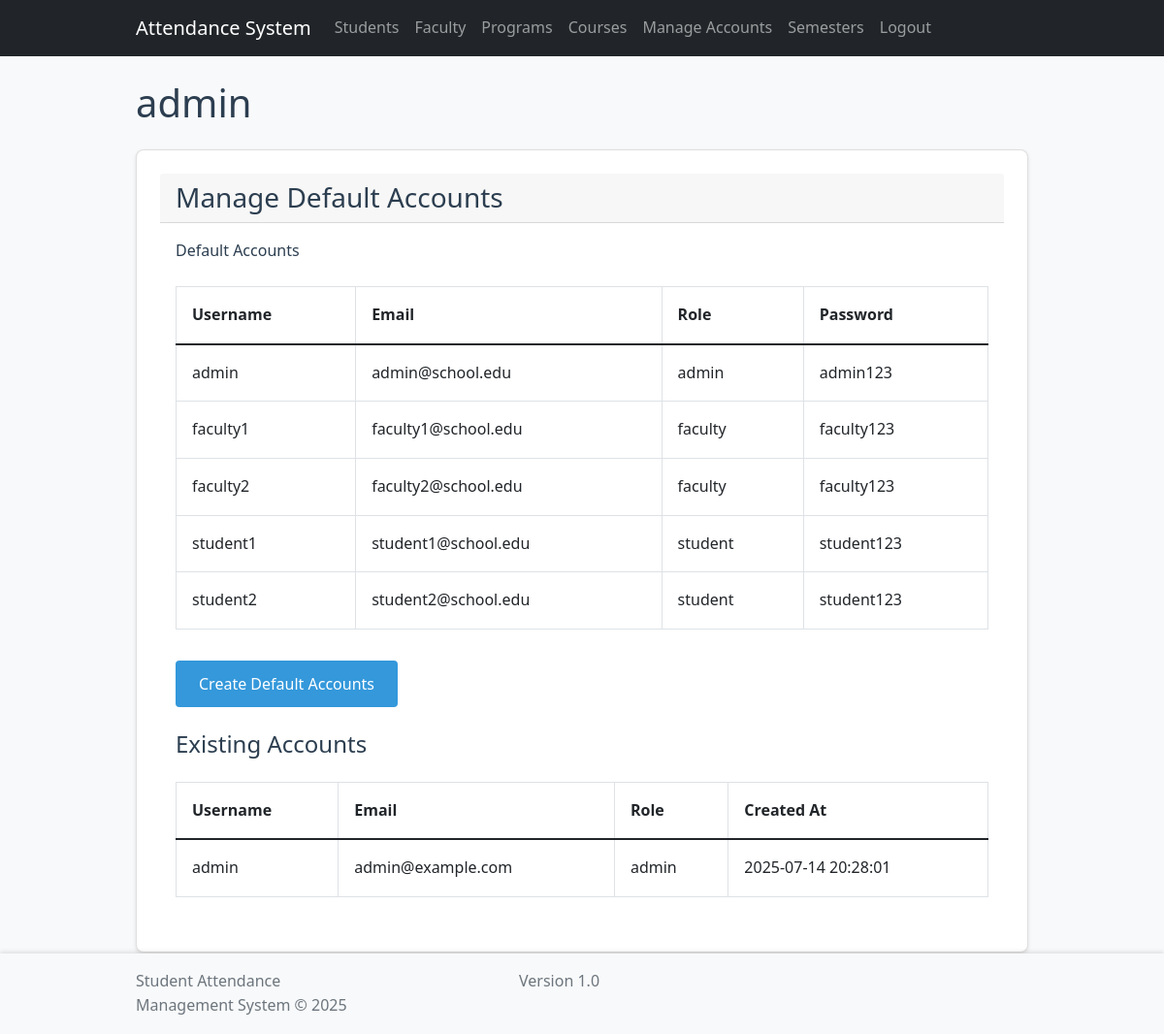
Screenshot of /add_accounts.php (signed in) with the database file from the repository.
### tables this page shows
CREATE TABLE `users` (
  `user_id` int(11) NOT NULL,
  `username` varchar(50) NOT NULL,
  `email` varchar(255) NOT NULL,
  `password` varchar(255) NOT NULL,
  `role` enum('admin','faculty','student') NOT NULL,
  `created_at` timestamp NOT NULL DEFAULT current_timestamp(),
  `updated_at` timestamp NOT NULL DEFAULT current_timestamp() ON UPDATE current_timestamp()
);

### add_accounts.php (the view, shortened to what this page needs)
<?php
$pdo = getDBConnection();
$default_accounts = [
    [
        'username' => 'admin',
        'email' => 'admin@school.edu',
        'role' => 'admin',
        'password' => 'admin123',
    ],
    [
        'username' => 'faculty1',
        'email' => 'faculty1@school.edu',
        'role' => 'faculty',
        'password' => 'faculty123',
    ],
    [
        'username' => 'faculty2',
        'email' => 'faculty2@school.edu',
        'role' => 'faculty',
        'password' => 'faculty123',
    ],
    [
        'username' => 'student1',
        'email' => 'student1@school.edu',
        'role' => 'student',
        'password' => 'student123',
    ],
    [
        'username' => 'student2',
        'email' => 'student2@school.edu',
        'role' => 'student',
        'password' => 'student123',
    ],
];
$existing_accounts = [];
try {
    $sql = "SELECT * FROM users ORDER BY role, username";
    $stmt = $pdo->prepare($sql);
    $stmt->execute();
    $existing_accounts = $stmt->fetchAll();
} catch (PDOException $e) {
    $error = 'Error fetching existing accounts: ' . $e->getMessage();
    error_log($error);
}
require_once __DIR__ . '/includes/header.php';
?>
<div class="container mt-4">
    <div class="row">
        <div class="col-md-12">
            <div class="card">
                <div class="card-header">
                    <h3 class="mb-0">Manage Default Accounts</h3>
                </div>
                <div class="card-body">
                    <form method="POST" action="">
                        <div class="mb-3">
                            <label class="form-label">Default Accounts</label>
                            <div class="table-responsive">
                                <table class="table table-bordered">
                                    <thead>
                                        <tr>
                                            <th>Username</th>
                                            <th>Email</th>
                                            <th>Role</th>
                                            <th>Password</th>
                                        </tr>
                                    </thead>
                                    <tbody>
                                        <?php foreach ($default_accounts as $account): ?>
                                            <tr>
                                                <td><?php echo htmlspecialchars($account['username']); ?></td>
                                                <td><?php echo htmlspecialchars($account['email']); ?></td>
                                                <td><?php echo htmlspecialchars($account['role']); ?></td>
                                                <td><?php echo htmlspecialchars($account['password']); ?></td>
                                            </tr>
                                        <?php endforeach; ?>
                                    </tbody>
                                </table>
                            </div>
                        </div>
                        <div class="mb-3">
                            <button type="submit" name="create_accounts" class="btn btn-primary">Create Default Accounts</button>
                        </div>
                    </form>
                    <h4 class="mt-4">Existing Accounts</h4>
                    <div class="table-responsive">
                        <table class="table table-bordered">
                            <thead>
                                <tr>
                                    <th>Username</th>
                                    <th>Email</th>
                                    <th>Role</th>
                                    <th>Created At</th>
                                </tr>
                            </thead>
                            <tbody>
                                <?php foreach ($existing_accounts as $account): ?>
                                    <tr>
                                        <td><?php echo htmlspecialchars($account['username']); ?></td>
                                        <td><?php echo htmlspecialchars($account['email']); ?></td>
                                        <td><?php echo htmlspecialchars($account['role']); ?></td>
                                        <td><?php echo htmlspecialchars($account['created_at']); ?></td>
                                    </tr>
                                <?php endforeach; ?>
                            </tbody>
                        </table>
                    </div>
                </div>
            </div>
        </div>
    </div>
</div>
<?php require_once 'includes/footer.php'; ?>

### assets/css/style.css (style rules this page uses)
:root { --primary-color: #2c3e50; --secondary-color: #3498db; --success-color: #2ecc71; --danger-color: #e74c3c; --warning-color: #f1c40f; --text-color: #2c3e50; --background-color: #f8f9fa; --card-bg: #ffffff; --border-color: #dee2e6; }
* { margin: 0; padding: 0; box-sizing: border-box; }
body { font-family: 'Segoe UI', Tahoma, Geneva, Verdana, sans-serif; line-height: 1.6; color: var(--text-color); background-color: var(--background-color); }
.container { max-width: 1200px; margin: 0 auto; padding: 0 20px; }
.card { background-color: var(--card-bg); border-radius: 8px; box-shadow: 0 2px 4px rgba(0,0,0,0.1); padding: 1.5rem; margin-bottom: 1.5rem; }
.btn { display: inline-block; padding: 0.75rem 1.5rem; border: none; border-radius: 4px; cursor: pointer; font-size: 1rem; font-weight: 500; transition: background-color 0.3s ease; }
.btn-primary { background-color: var(--secondary-color); color: white; }
.table { width: 100%; border-collapse: collapse; margin-top: 1rem; }
.table th, .table td { padding: 1rem; text-align: left; border-bottom: 1px solid var(--border-color); }
.table th { background-color: var(--card-bg); font-weight: 600; }
@media (max-width: 1200px) { .container { max-width: 960px; } }

### rows the page displays
users: username "admin", email "admin@school.edu", role "admin", password "admin123", email "admin@example.com", created_at "2025-07-14 20:28:01"

### other values shown
$_SESSION['username'] "admin"
$account['username'] "faculty1"
$account['email'] "faculty1@school.edu"
$account['role'] "faculty"
$account['password'] "faculty123"
$account['username'] "faculty2"
$account['email'] "faculty2@school.edu"
$account['username'] "student1"
$account['email'] "student1@school.edu"
$account['role'] "student"
$account['password'] "student123"
$account['username'] "student2"
$account['email'] "student2@school.edu"
